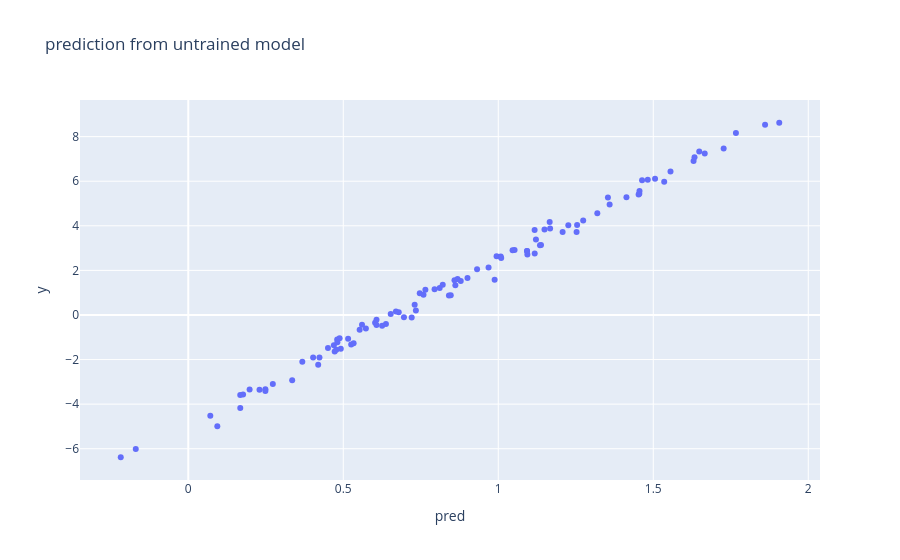

The notebook cell saved with this chart:
### Code cell
#unoptimized model's predicitons
pred = model.forward(X)

df["pred"] = pred.detach().numpy().ravel()


fig = px.scatter(df, x="pred", y="y", title="prediction from untrained model")
fig.show()
